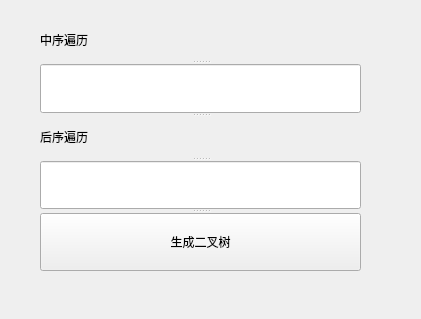
<?xml version="1.0" encoding="UTF-8"?>
<ui version="4.0">
 <class>BinaryTreeUI</class>
 <widget class="QWidget" name="BinaryTreeUI">
  <property name="geometry">
   <rect>
    <x>0</x>
    <y>0</y>
    <width>421</width>
    <height>319</height>
   </rect>
  </property>
  <property name="windowTitle">
   <string>Form</string>
  </property>
  <widget class="QSplitter" name="splitter">
   <property name="geometry">
    <rect>
     <x>40</x>
     <y>20</y>
     <width>321</width>
     <height>251</height>
    </rect>
   </property>
   <property name="orientation">
    <enum>Qt::Vertical</enum>
   </property>
   <widget class="QLabel" name="label_3">
    <property name="text">
     <string>中序遍历</string>
    </property>
   </widget>
   <widget class="QLineEdit" name="inorderSeqEdit"/>
   <widget class="QLabel" name="label_4">
    <property name="text">
     <string>后序遍历</string>
    </property>
   </widget>
   <widget class="QLineEdit" name="postorderSeqEdit">
    <property name="text">
     <string/>
    </property>
   </widget>
   <widget class="QPushButton" name="recoverTreeButton">
    <property name="maximumSize">
     <size>
      <width>321</width>
      <height>16777215</height>
     </size>
    </property>
    <property name="text">
     <string>生成二叉树</string>
    </property>
   </widget>
  </widget>
 </widget>
 <resources/>
 <connections>
  <connection>
   <sender>recoverTreeButton</sender>
   <signal>clicked()</signal>
   <receiver>BinaryTreeUI</receiver>
   <slot>on_recoverTree_btn_clicked()</slot>
   <hints>
    <hint type="sourcelabel">
     <x>305</x>
     <y>352</y>
    </hint>
    <hint type="destinationlabel">
     <x>372</x>
     <y>383</y>
    </hint>
   </hints>
  </connection>
 </connections>
 <slots>
  <slot>on_binarytree_create_btn_clicked()</slot>
  <slot>on_binarytree_delete_btn_clicked()</slot>
  <slot>on_binarytree_node_delete_btn_clicked()</slot>
  <slot>on_binarytree_SimulationTree_creat_btn_clicked()</slot>
  <slot>on_bigroottree_create_btn_clicked()</slot>
  <slot>on_bigroottree_insert_btn_clicked()</slot>
  <slot>on_bigroottree_remove_btn_clicked()</slot>
  <slot>on_Btree_create_btn_clicked()</slot>
  <slot>on_Btree_insert_btn_clicked()</slot>
  <slot>on_Btree_remove_btn_clicked()</slot>
  <slot>on_Btree_destroy_btn_clicked()</slot>
  <slot>on_binarytree_node_search_btn_clicked()</slot>
  <slot>on_Btree_search_btn_clicked()</slot>
  <slot>on_recoverTree_btn_clicked()</slot>
 </slots>
</ui>
